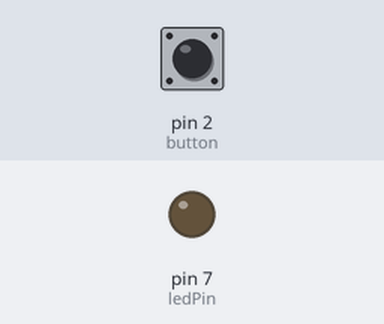
This sketch was run on a simulated Arduino Uno, built with avr-gcc and run on an emulated ATmega328P. Shown: output pins drawn as LEDs (lit = HIGH). Dashed ring = blinking. The inputs (shaded band) are chosen by the test bench; at power-on: pin 2 (button) LOW.

Above: at 1.2 s.
1.3 s: pin 2 (button) pulled HIGH for 0.15 s
At 1.7 s:
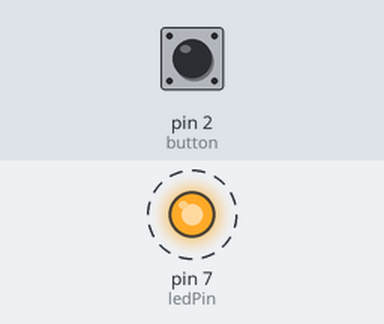
4.4 s: pin 2 (button) pulled HIGH for 3.2 s
Timing chart, 0 to 12.3 s (numbered marks = the images above; inputs shaded):
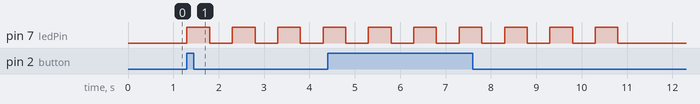

The sketch:

blink_test.ino
```cpp
//button will make an led flash 5 times
int ledPin = 7;
int button = 2;

int blinkTime = 500;
int ButtonValue = 0;

void setup()
{
  pinMode(ledPin, OUTPUT);
  pinMode(button, INPUT);
}

void loop()
{
  ButtonValue = digitalRead(button);

  if(ButtonValue != 0)
  {
    blinkyBlinky(5, blinkTime);
  }
}

void blinkyBlinky(int repeats, int time)
{
  for (int i = 0; i < repeats; i++)
  {
    digitalWrite(ledPin, HIGH);
    delay(time);
    digitalWrite(ledPin, LOW);
    delay(time);
  }
}
```

Measured:
- after the input at 1.3 s, pin 7 (ledPin): alternates HIGH for 0.50 s and LOW for 0.50 s, starting at once
